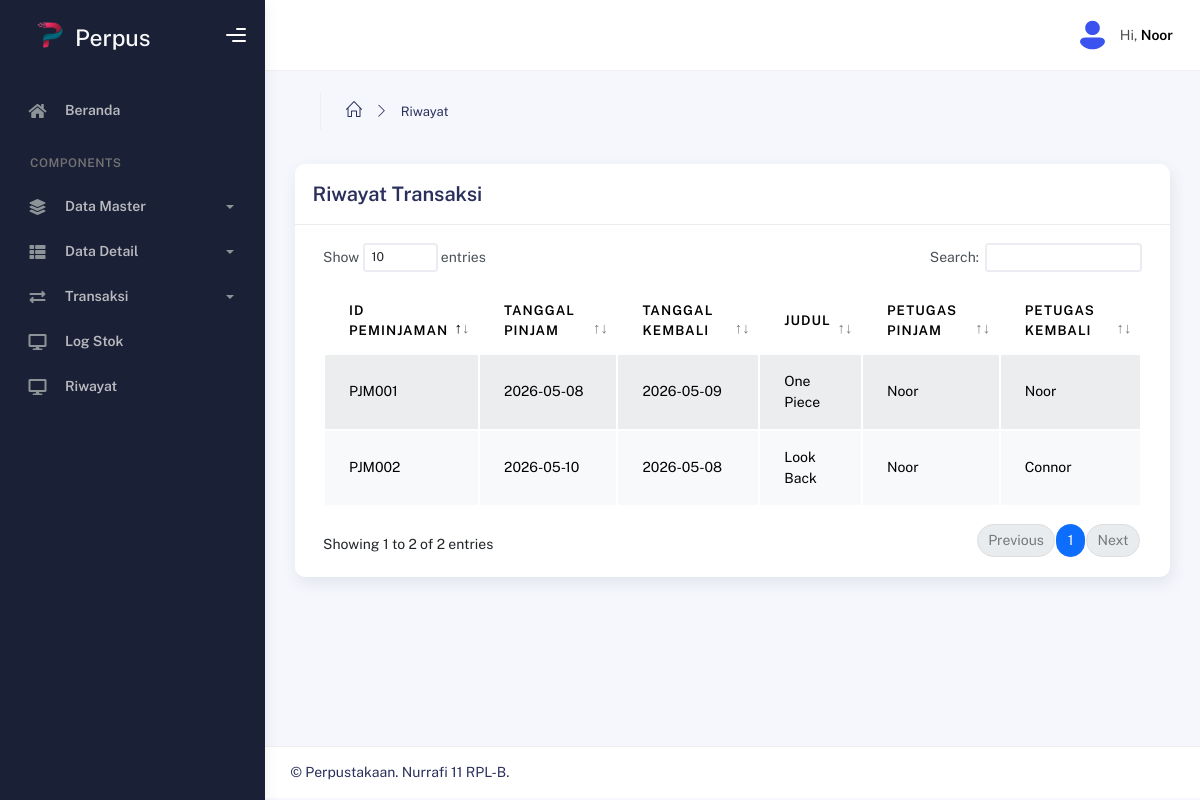
Page /riwayat.php (signed in) on the committed database.
### tables this page shows
CREATE TABLE `riwayat` (
  `Id_riwayat` int(11) NOT NULL,
  `Tgl_Peminjaman` date NOT NULL,
  `Tgl_Pengembalian` date NOT NULL,
  `Id_buku` int(11) NOT NULL,
  `Id_peminjaman` varchar(225) NOT NULL
);

CREATE TABLE `peminjaman` (
  `Id_peminjaman` varchar(225) NOT NULL,
  `Nama_peminjam` varchar(255) NOT NULL,
  `Alamat` text NOT NULL,
  `No_Telp` varchar(255) NOT NULL,
  `Tgl_pinjam` date NOT NULL,
  `Id_buku` int(11) NOT NULL,
  `jumlah` int(11) NOT NULL,
  `Status` enum('Dipinjam','Dikembalikan','Terlambat','Buku Rusak') DEFAULT 'Dipinjam',
  `Denda` decimal(15,2) DEFAULT 0.00,
  `Id_pengembalian` varchar(225) NOT NULL,
  `Tgl_kembali` date DEFAULT NULL,
  `Kondisi_kembali` varchar(10) DEFAULT 'baik',
  `Idp_pinjam` varchar(225) NOT NULL,
  `Idp_kembali` varchar(225) NOT NULL
);

CREATE TABLE `buku` (
  `Id_buku` int(11) NOT NULL,
  `Judul` varchar(30) NOT NULL,
  `Pengarang` varchar(225) NOT NULL,
  `Id_genre` int(11) NOT NULL,
  `Id_kategori` int(11) NOT NULL,
  `Foto_buku` text DEFAULT NULL,
  `Stok` int(225) NOT NULL,
  `Harga` decimal(15,2) DEFAULT 0.00
);

### riwayat.php (the view, shortened to what this page needs)
<?php
include "header.php";
?>
<head><title>Riwayat</title></head>
<div class="main-panel">
  <div class="main-header">
    <nav class="navbar navbar-header navbar-header-transparent navbar-expand-lg border-bottom">
      <div class="container-fluid">
        <ul class="navbar-nav topbar-nav ms-md-auto align-items-center">
          <li class="nav-item topbar-user dropdown hidden-caret">
            <a class="dropdown-toggle profile-pic" data-bs-toggle="dropdown" href="#" aria-expanded="false">
              <div class="avatar-sm">
                <img src="image/user.svg" alt="..." class="avatar-img rounded-circle" />
              </div>
              <span class="profile-username">
                <span class="op-7">Hi,</span>
                <span class="fw-bold"><?= htmlspecialchars($_SESSION['Username']) ?></span>
              </span>
            </a>
          </li>
        </ul>
      </div>
    </nav>
  </div>
<div class="container">
  <div class="page-inner">
    <div class="page-header">
      <ul class="breadcrumbs mb-3">
        <li class="nav-home">
          <a href="index.php">
            <i class="icon-home"></i>
          </a>
        </li>
        <li class="separator">
          <i class="icon-arrow-right"></i>
        </li>
        <li class="nav-item">
          <a href="riwayat.php">Riwayat</a>
        </li>
      </ul>
    </div>
    <div class="row">
      <div class="col-md-12">
        <div class="card">
          <div class="card-header d-flex justify-content-between align-items-center">
            <h4 class="card-title">Riwayat Transaksi</h4>
          </div>
          <div class="card-body">
            <div class="table-responsive">
              <table id="basic-datatables" class="display table table-striped table-hover">
                <thead>
                  <tr>
                    <th>ID Peminjaman</th>
                    <th>Tanggal Pinjam</th>
                    <th>Tanggal Kembali</th>
                    <th>Judul</th>
                    <th>Petugas Pinjam</th>
                    <th>Petugas Kembali</th>
                  </tr>
                </thead>
                <tbody class="table-light">
                  <?php
                  include "koneksi.php";
                  $Riwayat = $koneksi->query("SELECT * FROM riwayat INNER JOIN buku ON buku.Id_buku = riwayat.Id_buku INNER JOIN peminjaman ON peminjaman.Id_peminjaman = riwayat.Id_peminjaman");
                  foreach ($Riwayat as $data):
                    ?>
                    <tr>
                      <td><?= htmlspecialchars($data['Id_peminjaman']) ?></td>
                      <td><?= htmlspecialchars($data['Tgl_Peminjaman']) ?></td>
                      <td><?= htmlspecialchars($data['Tgl_Pengembalian']) ?></td>
                      <td><?= htmlspecialchars($data['Judul']) ?></td>
                      <td><?= htmlspecialchars($data['Idp_pinjam']) ?></td>
                      <td><?= htmlspecialchars($data['Idp_kembali']) ?></td>
                    </tr>
                  <?php endforeach ?>
                </tbody>
              </table>
            </div>
          </div>
        </div>
      </div>
    </div>
  </div>
</div>
<?php
include "footer.php";
?>

### rows in the picture
riwayat: Id_peminjaman.Id_peminjaman "PJM002", Tgl_Peminjaman "2026-05-10", Tgl_Pengembalian "2026-05-08", Id_buku.Judul "Look Back", Id_peminjaman.Idp_pinjam "Noor", Id_peminjaman.Idp_kembali "Connor"
riwayat: Id_peminjaman.Id_peminjaman "PJM001", Tgl_Peminjaman "2026-05-08", Tgl_Pengembalian "2026-05-09", Id_buku.Judul "One Piece", Id_peminjaman.Idp_pinjam "Noor", Id_peminjaman.Idp_kembali "Noor"

### other values in the picture
$_SESSION['Username'] "Noor"
